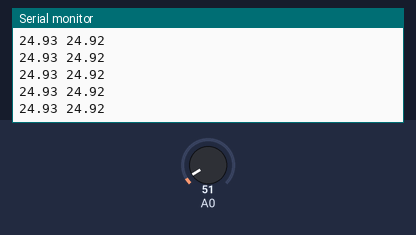
Simulated run of this sketch. Board: Arduino Uno, built with avr-gcc and run on an emulated ATmega328P. On the bench: the last lines printed to the serial monitor. The inputs (shaded band) are chosen by the test bench; at power-on: A0 = 51.

Above: at 2.7 s.
2.8 s: A0 set to 23
At 3.7 s:
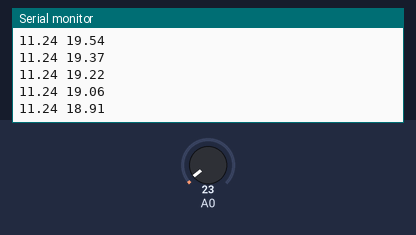
4.3 s: A0 set to 18
At 5.1 s:
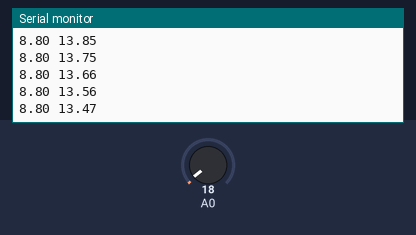
Timing chart, 0 to 7.3 s (numbered marks = the images above; inputs shaded):
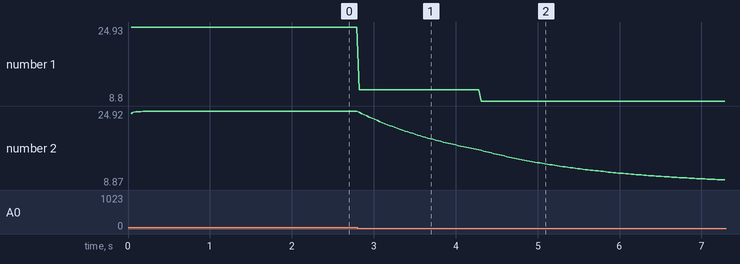

The sketch:

AA_filtro_kalman.ino
```cpp
// --- Automation Addicted #1-2 ---
/*
  Kalman Filter: implementation on Arduino UNO board
  Author: Alessandro D'Alio
  YouTube: Automation Addicted
  "Follow me and subscribe to my channel for more videos!"
*/

int v   = 0;                // valore misura sensore LM35DZ [0-1023]
float T = 0;                // valore temperatura [°C]

float R   = 0.026971021;    //varianza del rumore sulla misura
float Q   = 1e-05;          // varianza del disturbo sul processo
float Pp  = 0.0;            // P(t|t-1) varianza dell'errore di predizione
float K   = 0.0;            // Kalman gain
float e   = 0.0;            // epsilon, termine di innovazione
float P   = 1.0;            // P(t|t) varianza dell'errore di filtraggio
float Xp  = 0.0;            // x_^(t|t-1) predizione dello stato precedente
float X   = 0.0;            // x_^(t|t) stato filtrato

// System model
//  int A = 1;
//  int B = 0;
//  int C = 1;

void setup() {
  Serial.begin(9600);
  while(!Serial);
  Serial.println("Sensor_measurement,Kalman_estimate");
}

void loop() {
  v = analogRead(A0);     // lettura output del sensore LM35DZ
  T = v * 0.48875;        // temperatura: conversione [V] - [°C]

  // --- Kalman process ---
  Pp = P + Q;             // (PREDICTION) predizione della varianza dell'errore al prossimo step
  Xp = X;                 // (PREDICTION) predizione dello stato al prossimo step
  K = Pp/(Pp + R);        // (CORRECTION) Kalman gain
  e = T-Xp;               // (CORRECTION) aggiornamento innovazione
  P = (1-K)*Pp;           // (CORRECTION) aggiornamento della varianza dell'errore di filtraggio
  X = Xp + K*e;           // (CORRECTION) stima di Kalman dell'output del sensore

  Serial.print(T);
  Serial.print(" ");
  Serial.println(X);

  delay(30);
}
```

Measured:
- after the input at 2.8 s, the serial monitor: prints a new line at once (image 1)
- plotted number 1: 24.93 → 11.24 after the input at 2.8 s
- plotted number 2: 24.92 → 16.53 after the input at 2.8 s
